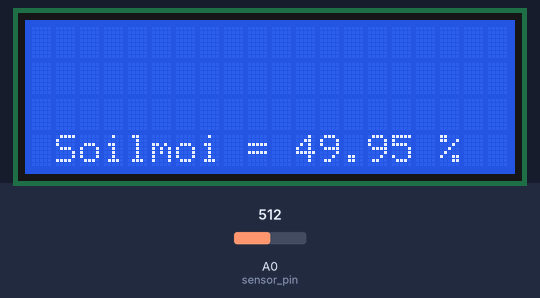
A sketch run on a simulated Arduino Uno, built with avr-gcc and run on an emulated ATmega328P. Parts: 20×4 character LCD. The test bench sets the inputs (shaded band); at power-on: A0 (sensor_pin) = 512. What the sketch prints to the serial monitor is not drawn.

Above: at 1.2 s.
1.3 s: A0 (sensor_pin) set to 716
At 2.8 s:
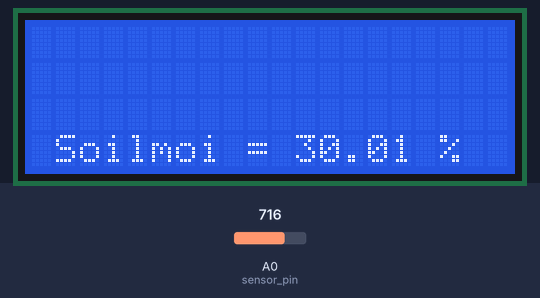
4.0 s: A0 (sensor_pin) set to 900
At 5.3 s:
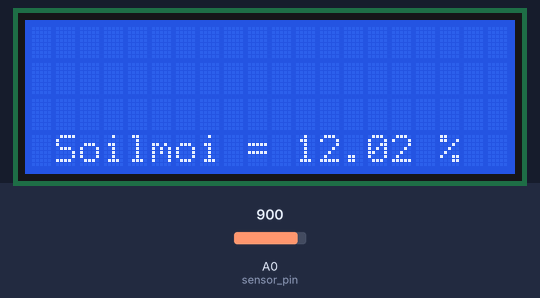
6.7 s: A0 (sensor_pin) set to 1023
At 8.9 s:
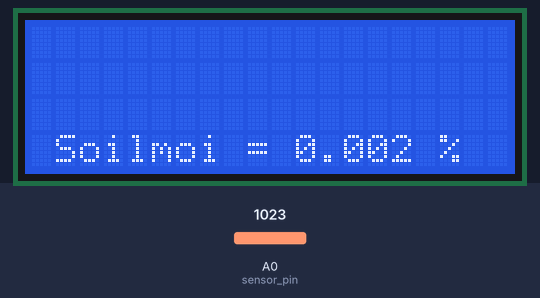
Timing chart, 0 to 10.4 s (numbered marks = the images above; inputs shaded):
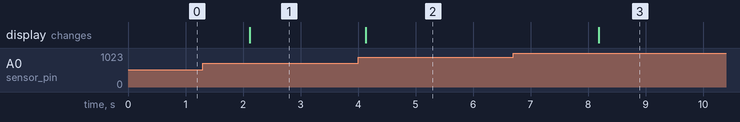

The sketch:

Soi_LCD_Arduino.ino
```cpp
#include <Wire.h>
#include <LiquidCrystal_I2C.h>

// Set the LCD address to 0x27 for a 16 chars and 2 line display
LiquidCrystal_I2C lcd(0x27, 20, 4);
//LiquidCrystal_I2C lcd(0x27, 16, 2);
const int sensor_pin = A0; /* Soil moisture sensor O/P pin */

void setup() {
  Serial.begin(9600); /* Define baud rate for serial communication */
  lcd.begin();
  // Turn on the blacklight and print a message.
  lcd.backlight();
}

void loop() {
  float moisture_percentage;
  int sensor_analog;
  sensor_analog = analogRead(sensor_pin);
  moisture_percentage = (100 - ((sensor_analog / 1023.00) * 100));
  Serial.print("Moisture Percentage = ");
  Serial.print(moisture_percentage);
  Serial.print("%\n\n");

  lcd.setCursor(1, 3);
  lcd.print("Soilmoi =  ");
  lcd.setCursor(11, 3);
  lcd.print(moisture_percentage);
  //lcd.setCursor(16, 0);
  //lcd.print(" ");
  lcd.setCursor(17, 3);
  lcd.print("%\n\n ");
  lcd.setCursor(18, 3);
  lcd.print("  ");

  delay(2000);
}
```

Measured:
- after the input at 1.3 s, the display: changes after 0.81 s (image 1)
- after the input at 4.0 s, the display: changes after 0.14 s (image 2)
- after the input at 6.7 s, the display: changes after 1.5 s (image 3)
